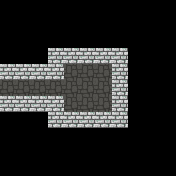

Below is a game level as drawn by its tile map, then a one-line description and the .tmx file that defines it, in full:
An orthogonal 11x11 tile map with 16x16 px tiles, 3 tile layers (Path, Wall, Interact).

<map version="1.2" tiledversion="1.2.3" orientation="orthogonal" renderorder="right-down" width="11" height="11" tilewidth="16" tileheight="16" infinite="0" nextlayerid="5" nextobjectid="7">
 <properties>
  <property name="Connect_Bottom" type="bool" value="false" />
  <property name="Connect_Left" type="bool" value="true" />
  <property name="Connect_Right" type="bool" value="false" />
  <property name="Connect_Top" type="bool" value="false" />
 </properties>
  <tileset firstgid="1" name="tiles0" tilewidth="16" tileheight="16" tilecount="64" columns="16">
    <image source="Tilesets/tiles0.png" width="256" height="64" />
  </tileset>
 <layer id="1" name="Path" width="11" height="11">
  <data encoding="csv">
0,0,0,0,0,0,0,0,0,0,0,
0,0,0,0,0,0,0,0,0,0,0,
0,0,0,0,0,0,0,0,0,0,0,
0,0,0,0,0,0,0,0,0,0,0,
0,0,0,0,2,2,2,0,0,0,0,
2,2,2,2,2,2,2,0,0,0,0,
0,0,0,0,2,2,2,0,0,0,0,
0,0,0,0,0,0,0,0,0,0,0,
0,0,0,0,0,0,0,0,0,0,0,
0,0,0,0,0,0,0,0,0,0,0,
0,0,0,0,0,0,0,0,0,0,0
</data>
 </layer>
 <layer id="2" name="Wall" width="11" height="11">
  <data encoding="csv">
1,1,1,1,1,1,1,1,1,1,1,
1,1,1,1,1,1,1,1,1,1,1,
1,1,1,1,1,1,1,1,1,1,1,
1,1,1,5,5,5,5,5,1,1,1,
5,5,5,5,0,0,0,5,1,1,1,
0,0,0,0,0,0,0,5,1,1,1,
5,5,5,5,0,0,0,5,1,1,1,
1,1,1,5,5,5,5,5,1,1,1,
1,1,1,1,1,1,1,1,1,1,1,
1,1,1,1,1,1,1,1,1,1,1,
1,1,1,1,1,1,1,1,1,1,1
</data>
 </layer>
 <layer id="3" name="Interact" width="11" height="11">
  <data encoding="csv">
0,0,0,0,0,0,0,0,0,0,0,
0,0,0,0,0,0,0,0,0,0,0,
0,0,0,0,0,0,0,0,0,0,0,
0,0,0,0,0,0,0,0,0,0,0,
0,0,0,0,0,0,0,0,0,0,0,
0,0,0,0,0,0,0,0,0,0,0,
0,0,0,0,0,0,0,0,0,0,0,
0,0,0,0,0,0,0,0,0,0,0,
0,0,0,0,0,0,0,0,0,0,0,
0,0,0,0,0,0,0,0,0,0,0,
0,0,0,0,0,0,0,0,0,0,0
</data>
 </layer>
 <objectgroup id="4" name="Events" />
</map>
